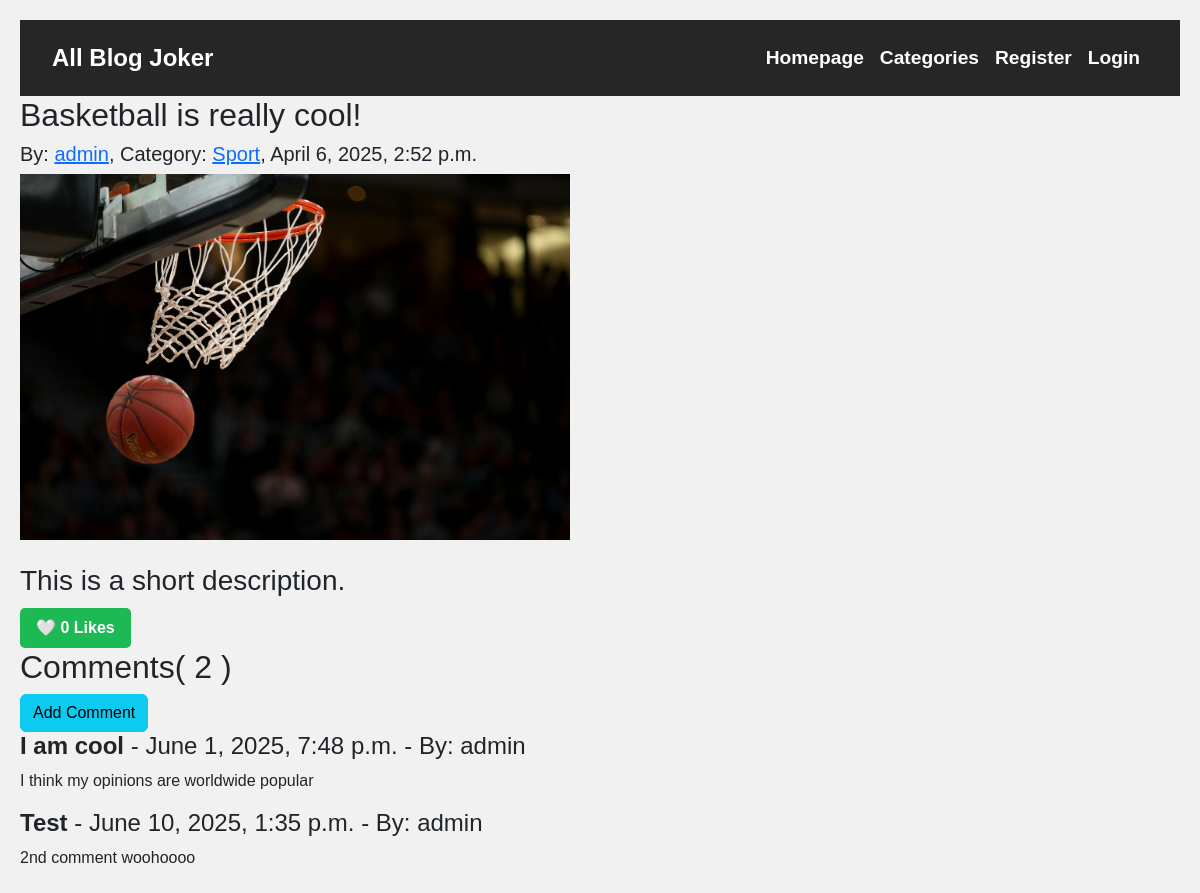
The app's page /blog_post/1/, older data.
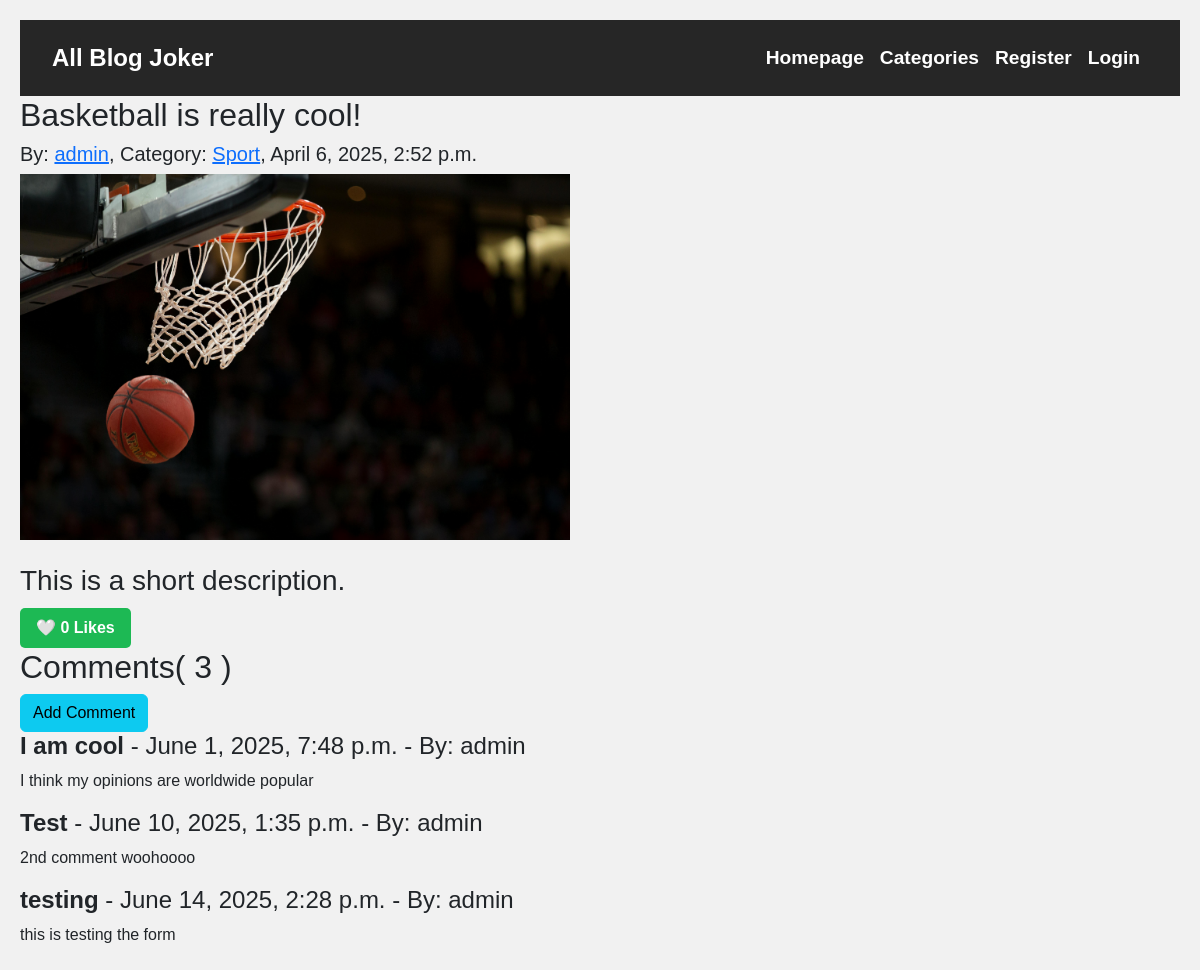
The same page, newer data.
### main/models.py (models this page shows, shortened)
class BlogPost(models.Model):
    user = models.ForeignKey(User, on_delete=models.CASCADE)
    category = models.ForeignKey(Category, on_delete=models.CASCADE)
    title = models.CharField(max_length=200)
    blog_image = models.ImageField(upload_to=('blog_images/'))
    description = models.TextField()
    date = models.DateTimeField(auto_now_add=True)
    likes = models.ManyToManyField(User, related_name="liked_posts", blank=True)
    def total_likes(self):
        return self.likes.count()

class Category(models.Model):
    name = models.CharField(max_length=20)
    def __str__(self):
        return self.name

class Comment(models.Model):
    blog_post = models.ForeignKey(BlogPost, related_name="comments", on_delete=models.CASCADE)
    user = models.ForeignKey(User, on_delete=models.CASCADE)
    title = models.CharField(max_length=300)
    body = models.TextField()
    date = models.DateTimeField(auto_now_add=True)

### main/views.py (the view)
# urls.py: path("blog_post/<int:pk>/", views.blog_post_details, name="blog_post_details"),
def blog_post_details(request, pk):
    blog_post = BlogPost.objects.get(id=pk)
    return render(request, "blog_post_details.html", {"blog_post": blog_post})

### main/templates/blog_post_details.html (shortened to what this page needs)
{% extends 'base.html' %}
{% block body %}
<h2>{{ blog_post.title }}</h2>
<h5>By: <a href="{% url 'profile_detail' blog_post.user %}">{{ blog_post.user }}</a>, Category: <a href="{% url 'category_posts' blog_post.category.id %}">{{ blog_post.category }}</a>, {{ blog_post.date }}</h5>
<img src="{{ blog_post.blog_image.url }}" style="height:366px;width:550px;" />
<br /><br />
<h3>{{ blog_post.description }}</h3>
<form action="{% url 'like_post' blog_post.id %}" method="POST">
    <button type="submit">
        {% if user in blog_post.likes.all %}
            <span style="color: red;">❤️</span>
        {% else %}
            <span style="color: white;">🤍</span>
        {% endif %}
        {{ blog_post.total_likes }} Likes
    </button>
</form>
<h2>Comments({% if blog_post.comments.all %} {{ blog_post.comments.all|length }} {% endif %})</h2>
{% if not blog_post.comments.all %}
<h3>No Comments Yet...</h3>
<a class="btn btn-info" href="{% url 'add_comment' blog_post.pk %}">Add Comment</a>
{% else %}
<a class="btn btn-info" href="{% url 'add_comment' blog_post.pk %}">Add Comment</a>
{% for comment in blog_post.comments.all %}
<h4><strong>{{ comment.title }}</strong> - {{ comment.date }} - By: {{ comment.user }}</h4>
<p>{{ comment.body }}</p>
{% endfor %}
{% endif %}
{% endblock %}

### main/templates/base.html (shortened to what this page needs)
{% load static %}
<!DOCTYPE html>
<html lang="en">
  <head>
    <link href="https://cdn.jsdelivr.net/npm/bootstrap@5.3.3/dist/css/bootstrap.min.css" rel="stylesheet">
    <link rel="stylesheet" href="{% static 'styles.css' %}" type="text/css" />
  </head>
  <body>
    <nav class="navbar navbar-expand-lg" style="background-color: #121212;">
      <div class="container-fluid">
          <a class="navbar-brand text-white fw-bold" href="{% url 'homepage' %}">All Blog Joker</a>
          <div class="collapse navbar-collapse" id="navbarNav">
              <ul class="navbar-nav ms-auto">
                  <li class="nav-item">
                      <a class="nav-link text-white fw-bold" href="{% url 'homepage' %}">Homepage</a>
                  </li>
                  <li class="nav-item">
                    <a class="nav-link text-white fw-bold" href="{% url 'categories_list' %}">Categories</a>
                  </li>
                  {% if user.is_authenticated %}
                  <li class="nav-item">
                    <a class="nav-link text-white fw-bold" href="{% url 'blog_create' %}">Create Blog</a>
                  </li>
                  <li class="nav-item">
                    <a class="nav-link text-white fw-bold" href="{% url 'profile_detail' request.user.username %}">Profile</a>
                  </li>
                  <li class="nav-item">
                    <a class="nav-link text-white fw-bold" href="{% url 'logout_user' %}">Logout</a>
                  </li>
                  {% else %}
                  <li class="nav-item">
                      <a class="nav-link text-white fw-bold" href="{% url 'register_user' %}">Register</a>
                  </li>
                  <li class="nav-item">
                      <a class="nav-link text-white fw-bold" href="{% url 'login_user' %}">Login</a>
                  </li>
                  {% endif %}
              </ul>
          </div>
      </div>
    </nav>
    {% block body %} {% endblock %}
  </body>
</html>

### static/styles.css (style rules this page uses)
* { box-sizing: border-box; }
body { font-family: Arial; padding: 20px; background: #f1f1f1; }
.navbar { background-color: #262626 !important; padding: 15px 20px; }
.navbar-brand { font-size: 1.5rem; }
.navbar-nav .nav-link { font-size: 1.2rem; transition: color 0.3s ease-in-out; }
form { display: flex; flex-wrap: wrap; gap: 10px; align-items: center; margin-top: 10px; }
button { background-color: #1DB954; color: white; font-weight: bold; padding: 8px 16px; border: none; border-radius: 5px; cursor: pointer; transition: background 0.3s ease-in-out; }

Row changes from the older to the newer data that the page shows:
computed for BlogPost "Basketball is really cool!": comments.all|length "2" → "3"
added Comment: title "testing", date "June 14, 2025, 2:28 p.m.", user "admin", body "this is testing the form"
